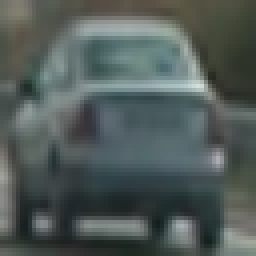
#> input picture training/image0026.png, 64 x 64 px (shown 4 times larger); its folder holds 4 pictures in this run
$ jupyter execute --allow-errors VD.ipynb   (shell and % lines are left out)   (older library calls are emulated)
#> lines starting #> are read from the running program, lines starting #| are printed output that depends on the picture
[cell 1]
import pickle
import cv2
import numpy as np
import matplotlib.pyplot as plt
import matplotlib.image as mpimg
import glob
from skimage.feature import hog
from sklearn.preprocessing import StandardScaler
import time
from sklearn.svm import LinearSVC
from sklearn.model_selection import train_test_split
from scipy.ndimage.measurements import label

first_image=False

[cell 2]
# [25 lines left out: functions draw_boxes, data_look, not called in this run]

[cell 3]
# Define a function to return HOG features and visualization
def get_hog_features(img, orient, pix_per_cell, cell_per_block, vis=False, feature_vec=True):
    if vis == True:
        features, hog_image = hog(img, orientations=orient, pixels_per_cell=(pix_per_cell, pix_per_cell),
                                  cells_per_block=(cell_per_block, cell_per_block), transform_sqrt=False,
                                  visualise=True, feature_vector=False)
        return features, hog_image
    else:
        features = hog(img, orientations=orient, pixels_per_cell=(pix_per_cell, pix_per_cell),
                       cells_per_block=(cell_per_block, cell_per_block), transform_sqrt=False,
                       visualise=False, feature_vector=feature_vec)
        return features

# Define a function to compute binned color features
def bin_spatial(img, size=(32, 32)):
    # Use cv2.resize().ravel() to create the feature vector
    features = cv2.resize(img, size).ravel()
    # Return the feature vector
    return features

# Define a function to compute color histogram features
def color_hist(img, nbins=32, bins_range=(0, 256)):
    # Compute the histogram of the color channels separately
    channel1_hist = np.histogram(img[:,:,0], bins=nbins, range=bins_range)
    channel2_hist = np.histogram(img[:,:,1], bins=nbins, range=bins_range)
    channel3_hist = np.histogram(img[:,:,2], bins=nbins, range=bins_range)
    # Concatenate the histograms into a single feature vector
    hist_features = np.concatenate((channel1_hist[0], channel2_hist[0], channel3_hist[0]))
    # Return the individual histograms, bin_centers and feature vector
    return hist_features

[cell 4]
# Define a function to extract features from a list of images
# Have this function call bin_spatial() and color_hist()
def extract_features(imgs, cspace, spatial_size,
                        hist_bins, hist_range, orient, pix_per_cell,
                        cell_per_block, hog_channel, spatial_feat,
                        hist_feat, hog_feat):
    # Create a list to append feature vectors to
    features = []
    # Iterate through the list of images
    for file in imgs:
        # Read in each one by one
        image = mpimg.imread(file)
        # apply color conversion if other than 'RGB'
        if cspace != 'RGB':
            if cspace == 'HSV':
                feature_image = cv2.cvtColor(image, cv2.COLOR_RGB2HSV)
            elif cspace == 'LUV':
                feature_image = cv2.cvtColor(image, cv2.COLOR_RGB2LUV)
            elif cspace == 'HLS':
                feature_image = cv2.cvtColor(image, cv2.COLOR_RGB2HLS)
            elif cspace == 'YUV':
                feature_image = cv2.cvtColor(image, cv2.COLOR_RGB2YUV)
            elif cspace == 'YCrCb':
                feature_image = cv2.cvtColor(image, cv2.COLOR_RGB2YCrCb)
        else: feature_image = np.copy(image)

        spatial_features = []
        if( spatial_feat ):
            # Apply bin_spatial() to get spatial color features
            spatial_features = bin_spatial(feature_image, size=spatial_size)
        hist_features = []
        if( hist_feat ):
            # Apply color_hist() also with a color space option now
            hist_features = color_hist(feature_image, nbins=hist_bins, bins_range=hist_range)
        # Apply hog features
        hog_features = []
        if( hog_feat ):
            if hog_channel == 'ALL':
                hog_features = []
                for channel in range(feature_image.shape[2]):
                    hog_features.extend(get_hog_features(feature_image[:,:,channel],
                                        orient, pix_per_cell, cell_per_block,
                                        vis=False, feature_vec=True))
            else:
                hog_features = get_hog_features(feature_image[:,:,hog_channel], orient,
                            pix_per_cell, cell_per_block, vis=False, feature_vec=True)
        #8) Append features to list
       # Append the new feature vector to the features list
        features.append(np.concatenate((spatial_features, hist_features, hog_features)))

    # Return list of feature vectors
    return features

[cell 5]
# HERE WE TRAIN THE CLASSIFIER

# Read in cars and notcars
images = glob.glob('training/*.png')
cars = []
notcars = []
for image in images:
    if 'image' in image or 'extra' in image:
        notcars.append(image)
    else:
        cars.append(image)


color_space = 'LUV' # Can be RGB, HSV, LUV, HLS, YUV, YCrCb
orient = 8 # HOG orientations
pix_per_cell = 8 # HOG pixels per cell
cell_per_block = 2 # HOG cells per block
hog_channel = 0 # Can be 0, 1, 2, or "ALL"
spatial_size = (32, 32) # Spatial binning dimensions
hist_bins = 32    # Number of color histogram bins
spatial_feat = True # Spatial features on or off
hist_feat = True # Color histogram features on or off
hog_feat = True # HOG features on or off
hist_range = (0,256)

car_features = extract_features(cars, cspace=color_space,
                        spatial_size=spatial_size, hist_bins=hist_bins,
                        orient=orient, pix_per_cell=pix_per_cell,
                        cell_per_block=cell_per_block,
                        hog_channel=hog_channel, spatial_feat=spatial_feat,
                        hist_feat=hist_feat, hog_feat=hog_feat, hist_range=hist_range)
notcar_features = extract_features(notcars, cspace=color_space,
                        spatial_size=spatial_size, hist_bins=hist_bins,
                        orient=orient, pix_per_cell=pix_per_cell,
                        cell_per_block=cell_per_block,
                        hog_channel=hog_channel, spatial_feat=spatial_feat,
                        hist_feat=hist_feat, hog_feat=hog_feat, hist_range=hist_range)
#> call 2 of extract_features, with cspace = 'LUV', spatial_size = (32, 32), hist_bins = 32, hist_range = (0, 256), orient = 8, pix_per_cell = 8, cell_per_block = 2, hog_channel = 0
#> in extract_features, image is the input picture: shape (64, 64, 3) float32; mean R, G, B 0.319, 0.358, 0.347
#> in extract_features (call 2), `feature_image = cv2.cvtColor(image, cv2.COLOR_RGB2LUV)`: feature_image: shape (64, 64, 3) float32; mean of channels 0, 1, 2 37.5, -4.9, 0.9
#> in bin_spatial, `features = cv2.resize(img, size).ravel()`: features = 3072 values, max 82.91 at index 1032, min -16.06 at index 733, mean 11.16
#> in extract_features (call 2), `spatial_features = bin_spatial(feature_image, size=spatial_size)`: spatial_features has the same summary as features in bin_spatial
#> in color_hist, `hist_features = np.concatenate((channel1_hist[0], channel2_hist[0], ch..`: hist_features = 96 values, max 1726 at index 64, min 0 at index 0, mean 70.02
#> in get_hog_features, `features = hog(img, orientations=orient, pixels_per_cell=(pix_per_cell..`: features = 1568 values, max 0.588 at index 1044, min 0 at index 78, mean 0.133
#> in get_hog_features, `features = hog(img, orientations=orient, pixels_per_cell=(pix_per_cell..`:
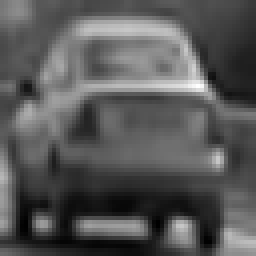
#> img: shape (64, 64) float32 (shown 4 times larger); min 11.1, max 87.8, mean 37.5; drawn with min black and max white
#> in extract_features (call 2), `hog_features = get_hog_features(feature_image[:,:,hog_channel], orient..`: hog_features has the same summary as features in get_hog_features
#> pass 2 of the loop in extract_features, `for file in imgs:`:
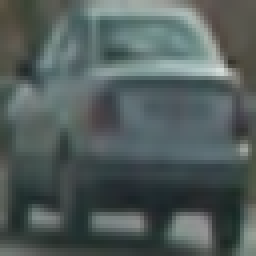
#> input picture training/image0029.png, 64 x 64 px (shown 4 times larger)
#> in extract_features, image is the input picture: shape (64, 64, 3) float32; mean R, G, B 0.319, 0.364, 0.358
#> feature_image: shape (64, 64, 3) float32; mean of channels 0, 1, 2 38, -5.7, -0.2
#> spatial_features = 3072 values, max 82.18 at index 849, min -15.64 at index 448, mean 10.74
#> in extract_features (call 2), `hist_features = color_hist(feature_image, nbins=hist_bins, bins_range=..`: hist_features = 96 values, max 1765 at index 64, min 0 at index 0, mean 66.49
#> in get_hog_features (call 2), `features = hog(img, orientations=orient, pixels_per_cell=(pix_per_cell..`: features = 1568 values, max 0.517 at index 612, min 0 at index 78, mean 0.128
#> in get_hog_features (call 2), `features = hog(img, orientations=orient, pixels_per_cell=(pix_per_cell..`:
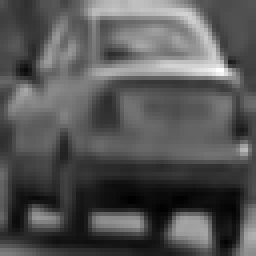
#> img: shape (64, 64) float32 (shown 4 times larger); min 13.12, max 87.49, mean 38; drawn with min black and max white
#> hog_features has the same summary as features in get_hog_features
#> pass 3 of the loop in extract_features, `for file in imgs:`:
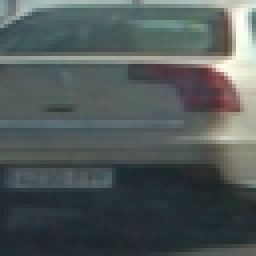
#> input picture training/image0040.png, 64 x 64 px (shown 4 times larger)
#> in extract_features, image is the input picture: shape (64, 64, 3) float32; mean R, G, B 0.318, 0.351, 0.348
#> feature_image: shape (64, 64, 3) float32; mean of channels 0, 1, 2 36.7, -4, -0.2
#> spatial_features = 3072 values, max 98.55 at index 474, min -15.27 at index 349, mean 10.83
#> in extract_features (call 2), `hist_features = color_hist(feature_image, nbins=hist_bins, bins_range=..`: hist_features = 96 values, max 1314 at index 4, min 0 at index 0, mean 64.57
#> in get_hog_features (call 3), `features = hog(img, orientations=orient, pixels_per_cell=(pix_per_cell..`: features = 1568 values, max 0.539 at index 1523, min 0 at index 6, mean 0.119
#> in get_hog_features (call 3), `features = hog(img, orientations=orient, pixels_per_cell=(pix_per_cell..`:
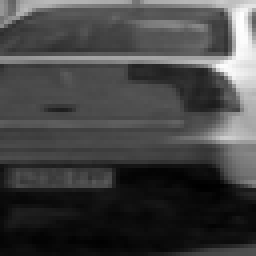
#> img: shape (64, 64) float32 (shown 4 times larger); min 13.51, max 99.9, mean 36.7; drawn with min black and max white
#> hog_features has the same summary as features in get_hog_features
#> the loop made 4 passes; the first 3 are shown

#> (the rest of this cell did not finish here and is left out)
